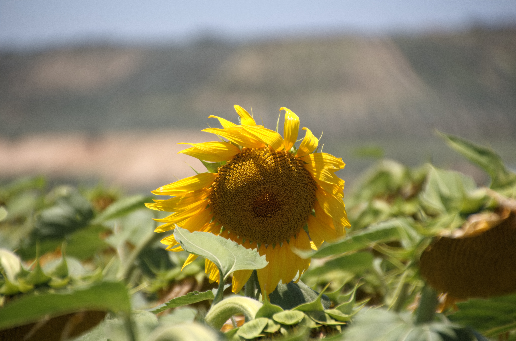
#> input picture zonnebloem.png, 516 x 341 px
$ python sephia.py   (older library calls are emulated)
#> lines starting #> are read from the running program, lines starting #| are printed output that depends on the picture
#!/usr/bin/python3.5
import cv2
import numpy as np

filename = 'zonnebloem.png'
frame = cv2.imread(filename)
#> frame is the input picture: shape (341, 516, 3); mean B, G, R 93.8, 130.2, 135.2

m_sepia = np.asarray([[0.393, 0.769, 0.189],
                             [0.349, 0.686, 0.168],
                             [0.272, 0.534, 0.131]])
sepia = cv2.transform(frame, m_sepia)
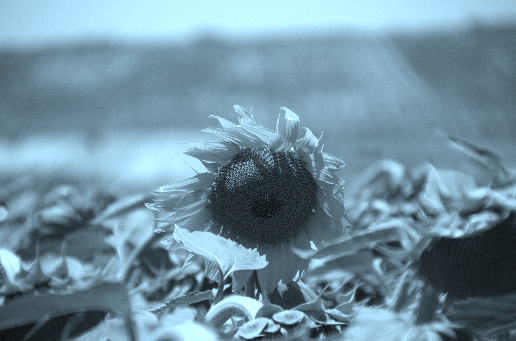
#> sepia: shape (341, 516, 3); mean B, G, R 160.9, 144.6, 112.8
# sepia = cv2.cvtColor(sepia, cv2.cv.CV_RGB2BGR)

cv2.imwrite(filename + '-output.png', sepia)
